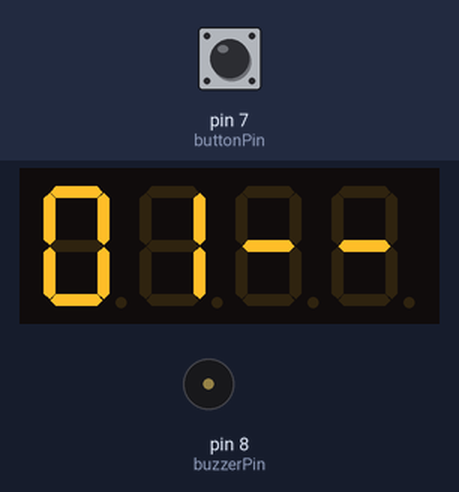
The sketch below on a simulated Arduino Uno, built with avr-gcc and run on an emulated ATmega328P. Shown: 4-digit seven-segment display, buzzer (waves = sounding, pin HIGH). The test bench sets the inputs (shaded band); at power-on: pin 7 (buttonPin) HIGH.

Above: at 1.2 s.
1.3 s: pin 7 (buttonPin) pulled LOW for 1 s
At 2.5 s:
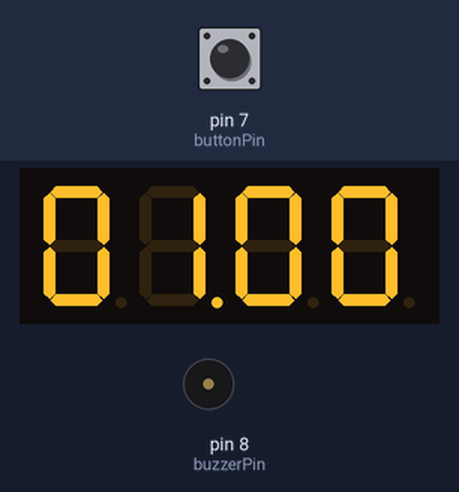
5.3 s: pin 7 (buttonPin) pulled LOW for 1 s
At 6.05 s:
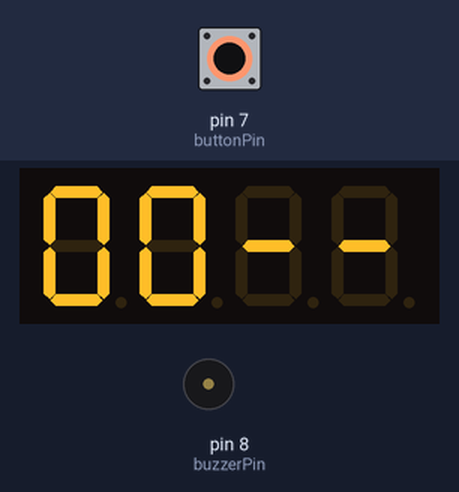
7.8 s: pin 7 (buttonPin) pulled LOW for 0.15 s
At 8.9 s:
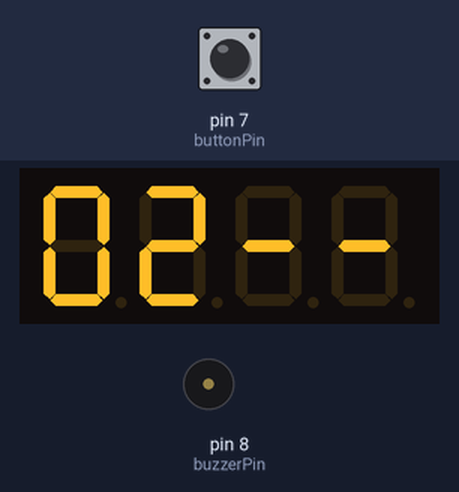
9.4 s: pin 7 (buttonPin) pulled LOW for 0.15 s
At 10.0 s:
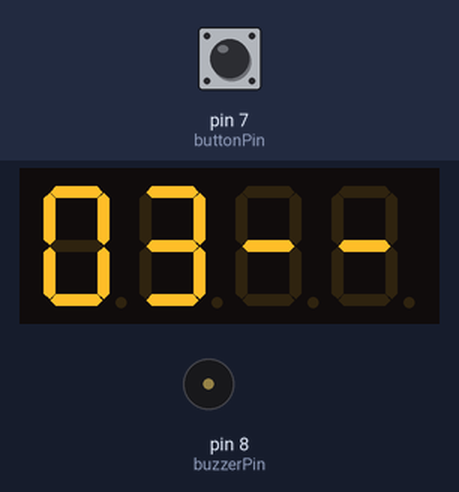
Timing chart, 0 to 12.0 s (numbered marks = the images above; inputs shaded):
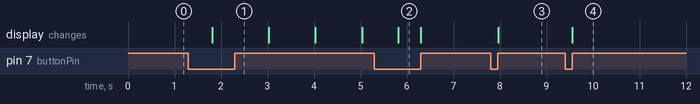

Measured:
- after the input at 1.3 s, the display: changes after 0.51 s (image 1)
- after the input at 5.3 s, the display: changes after 0.51 s (image 2)
- after the input at 7.8 s, the display: changes after 0.16 s (image 3)
- after the input at 9.4 s, the display: changes after 0.15 s (image 4)

The sketch:

uno_timer.ino
```cpp
#include <SevenSeg.h>
/*
  +_____________________________________________
  |   13 12 11 10  9  8| 7  6  5  4  3  2  1    +
  |                                             |
  |                         |              |    \
  |                         | .....        |     |
  |                         |              |     |
  |                      +-(0)-A--F-(1)(2)-B--+  |
  |                      |   _   _   _   _    |  |
  |                      |  |_| |_| |_| |_|   |  |
  |                      |  |_| |_| |_| |_|   |  |
  |                      |                    |  |
  |                      +--E--D-(.)-C--G-(3)-+  |
  |                         |              |     |
  |                         |              |     |
  |                         | .....        |     |
  |                                              |
  +_______________________|14 15 16 17 18 19____/
*/

SevenSeg disp(5, 1, 17, 15, 14, 4, 18);
int digitPins[] = { 6, 3, 2, 19, };
const int buttonPin = 7;
const int buzzerPin = 8;

#define LONG_PRESS	50
#define ADVANCE_MIN	1
int _tripped = ADVANCE_MIN * 60;

void setup() {
	disp.setDPPin(16);
	disp.setDigitPins(4, digitPins);
	pinMode(buttonPin, INPUT_PULLUP);
	pinMode(buzzerPin, OUTPUT);
	//disp.setCommonCathode();
	disp.setDutyCycle(20);
}

unsigned long saveMs = 0;
unsigned long pressed = 0;
#define M_SETUP		(1<<0)
#define M_DEC			(1<<1)
#define M_BUZZ		(1<<2)
#define M_LPRESS  (1<<3)
unsigned  _mode = M_SETUP;			// bit0 setup/run, bit1 decrement/stop, bit2 buzz/silent


void loop() {
	unsigned long nowMs = millis();
	if (nowMs - saveMs > 1000) {
		saveMs = nowMs;
		if (!(_mode&M_SETUP) && _mode&M_DEC) {
			_tripped--;
			if (!_tripped) {		// timer expired, stop decrement, enable buzzer
				_mode ^= M_DEC;
				_mode |= M_BUZZ;
			}//if
		}//if
	}//if
	if (pressed) {
		if (digitalRead(buttonPin) == HIGH) { 		// released
			if (pressed > 5) {		// to make sure it's not a glitch
				if (_mode&M_LPRESS) {
					if (_mode&M_SETUP) {
						_mode |= M_DEC;			// start count down
						_mode &= ~M_SETUP;	// not setup, now run mode
					}//if
					else {
						_mode = M_SETUP;		// back to setup mode
						_tripped = ADVANCE_MIN * 60;
					}//else
				}//if
				else {
					if (_mode&M_SETUP) {
						_tripped += ADVANCE_MIN * 60;		// add 5 minutes in setup
					}
					else {
						if (_tripped) _mode ^= M_DEC;		// start / stop timer
					}//else
				}//else
			}//if
			pressed = 0;
			_mode &= ~M_LPRESS;
		}//if
		else {
			pressed++;
			if (_mode&M_BUZZ) {
				noTone(buzzerPin);
				_mode = M_LPRESS;	// buzzer on, make it enter another round of setup
			}//if
			if (pressed >= LONG_PRESS) _mode |= M_LPRESS;
		}//else
	}//if
	else {
		if (digitalRead(buttonPin) == LOW) {
			pressed++;
		}//if
	}//else

	//___________________ shall we make some sound?
	if (_mode&M_BUZZ) {
		if (nowMs%500 >= 250) {
			tone(buzzerPin, 1000);
			disp.write("- - ");
		}//if
		else {
			noTone(buzzerPin);
			disp.write(" - -");
		}//else
		return;
	}//if

	//__________________ show remaining time
	if (_mode&M_SETUP && !(_mode&M_LPRESS) || (!(_mode&M_SETUP) && _mode&M_LPRESS)) {
		char buf[5];
		sprintf(buf, "%02d--", _tripped / 60);
			disp.write(buf);
	}//if
	else {
		disp.writeClock(_tripped);
	}//else

}
```
